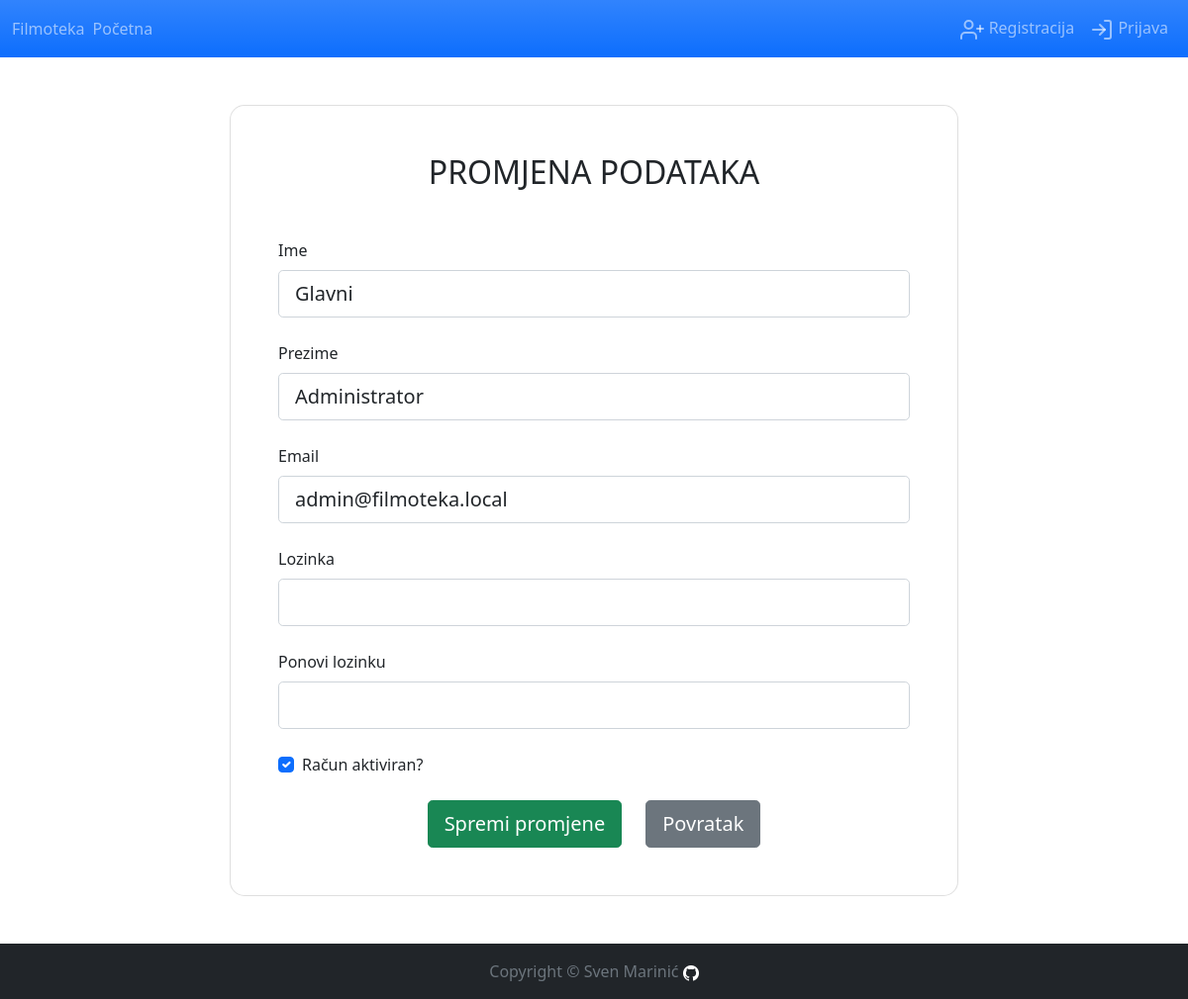
Screenshot of /edit_user.php?user_id=1 with the database file from the repository.
### tables this page shows
CREATE TABLE `users` (
  `id` int(11) NOT NULL,
  `first_name` varchar(50) NOT NULL,
  `last_name` varchar(50) NOT NULL,
  `email` varchar(50) NOT NULL,
  `password` char(255) NOT NULL,
  `created_at` datetime NOT NULL DEFAULT current_timestamp(),
  `updated_at` datetime DEFAULT NULL,
  `is_enabled` tinyint(1) NOT NULL DEFAULT 1,
  `role_id` int(11) NOT NULL
);

### php/users.controller.php (called while the page is built, shortened)
<?php
function getUser($id) {
  $conn = createConnection();
  $sql = "SELECT users.first_name, users.last_name, users.email, users.created_at, users.updated_at, users.is_enabled FROM users, roles WHERE users.id=? AND users.role_id = roles.id";
  $stmt = $conn->prepare($sql);
  $stmt->bind_param("i", $id);
  $stmt->execute();
  $result = $stmt->get_result();
  $user = $result->fetch_assoc();
  return $user;
}

### edit_user.php (the view, shortened to what this page needs)
<?php
require_once(APP_ROOT . '/php/users.controller.php');
require_once(APP_ROOT . '/components/head.component.php');
?>
<body class="d-flex flex-column h-100">
  <?php
  include(APP_ROOT . '/components/navbar.component.php');
  ?>
  <main class="flex-shrink-0">
    <div class="container py-5 h-100">
      <div class="row">
        <div class="col col-md-2"></div>
        <div class="col col-md-8">
          <?php
          $user = getUser($_GET['user_id']);
          $checkbox_modifier = '';
          if ($user['is_enabled'] == '1') {
            $checkbox_modifier = 'checked';
          }
          ?>
          <div class="card" style="border-radius: 15px;">
            <div class="card-body p-5">
              <h2 class="text-uppercase text-center mb-5">Promjena podataka</h2>
              <form action="edit_user.php" method="post">
                <div class="form-outline mb-4">
                  <label class="form-label" for="firstNameInput">Ime</label>
                  <input type="text" id="firstNameInput" name="first_name" class="form-control form-control-lg" value='<?= $user['first_name'] ?>' required>
                </div>
                <div class="form-outline mb-4">
                  <label class="form-label" for="lastNameInput">Prezime</label>
                  <input type="text" id="lastNameInput" name="last_name" class="form-control form-control-lg" value='<?= $user['last_name'] ?>' required>
                </div>
                <div class="form-outline mb-4">
                  <label class="form-label" for="emailInput">Email</label>
                  <input type="email" id="emailInput" name="email" class="form-control form-control-lg" value='<?= $user['email'] ?>' required>
                </div>
                <div class="form-outline mb-4">
                  <label class="form-label" for="passwordInput">Lozinka</label>
                  <input type="password" id="passwordInput" name="password" class="form-control form-control-lg" required>
                </div>
                <div class="form-outline mb-4">
                  <label class="form-label" for="passwordConfirmInput">Ponovi lozinku</label>
                  <input type="password" id="passwordConfirmInput" name="password_confirm" class="form-control form-control-lg" required>
                </div>
                <div class="form-outline mb-4">
                  <div class="form-check">
                    <input class="form-check-input" type="checkbox" name="is_enabled" value="1" id="isEnabledCheckbox" <?= $checkbox_modifier ?>>
                    <label class="form-check-label" for="isEnabledCheckbox">
                      Račun aktiviran?
                    </label>
                  </div>
                </div>
                <div class="d-flex justify-content-center">
                  <button type="submit" class="btn btn-success btn-block btn-lg">Spremi promjene</button>
                  <a class="btn btn-secondary btn-block btn-lg ms-4" role=button href="index.php">Povratak</a>
                </div>
              </form>
            </div>
          </div>
        </div>
      </div>
    </div>
  </main>
  <?php
  include(APP_ROOT . '/components/footer.component.php');
  ?>
</body>
</html>

### rows the page displays
users: first_name "Glavni", last_name "Administrator", email "admin@filmoteka.local"
